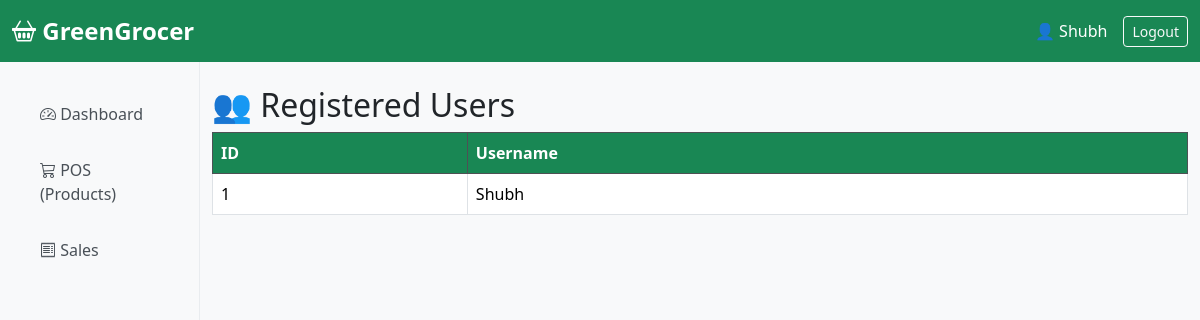
Screenshot of /users (signed in) with the database file from the repository.
### app.py (models this page shows)
class User(db.Model):
    id = db.Column(db.Integer, primary_key=True)
    username = db.Column(db.String(100), unique=True, nullable=False)
    password = db.Column(db.String(100), nullable=False)

### app.py (the view)
@app.route('/users')
def users():
    all_users = User.query.all()
    return render_template('users.html', users=all_users)

### app.py (called while the page is built)
@app.before_request
def require_login():
    allowed = ['login', 'register', 'static']
    if request.endpoint not in allowed and 'logged_in' not in session:
        return redirect(url_for('login'))

### templates/users.html
{% extends "base.html" %}
{% block content %}
<h2>👥 Registered Users</h2>
<table class="table table-bordered">
    <thead class="table-dark">
        <tr>
            <th>ID</th>
            <th>Username</th>
        </tr>
    </thead>
    <tbody>
        {% for u in users %}
        <tr>
            <td>{{ u.id }}</td>
            <td>{{ u.username }}</td>
        </tr>
        {% endfor %}
    </tbody>
</table>
{% endblock %}

### templates/base.html (shortened to what this page needs)
<!DOCTYPE html>
<html lang="en">
<head>
    <link href="https://cdn.jsdelivr.net/npm/bootstrap@5.3.3/dist/css/bootstrap.min.css" rel="stylesheet">
    <link href="https://cdn.jsdelivr.net/npm/bootstrap-icons@1.11.3/font/bootstrap-icons.min.css" rel="stylesheet">
    <link href="/static/css/style.css" rel="stylesheet">
</head>
<body>
<nav class="navbar navbar-expand-lg navbar-dark bg-success sticky-top">
    <div class="container-fluid">
        <a class="navbar-brand" href="{{ url_for('dashboard') }}">
            <i class="bi bi-basket2"></i> GreenGrocer
        </a>
        <div class="d-flex align-items-center">
            {% if session.get('user') %}
                <span class="text-white me-3">
                    👤 {{ session.get('user') }}
                </span>
                <a href="{{ url_for('logout') }}" class="btn btn-outline-light btn-sm">Logout</a>
            {% else %}
                <a href="{{ url_for('login') }}" class="btn btn-light btn-sm me-2">Login</a>
                <a href="{{ url_for('register') }}" class="btn btn-warning btn-sm">Register</a>
            {% endif %}
        </div>
    </div>
</nav>
<div class="container-fluid">
    <div class="row">
        {% if session.get('user') %}
        <div class="col-md-3 col-lg-2 sidebar py-4 bg-light">
            <ul class="nav flex-column">
                <li>
                    <a href="{{ url_for('dashboard') }}"
                       class="nav-link {{ 'active' if request.endpoint == 'dashboard' }}">
                        <i class="bi bi-speedometer2"></i> Dashboard
                    </a>
                </li>
                <li>
                    <a href="{{ url_for('pos') }}"
                       class="nav-link {{ 'active' if request.endpoint == 'pos' }}">
                        <i class="bi bi-cart3"></i> POS (Products)
                    </a>
                </li>
                <li>
                    <a href="{{ url_for('sales') }}"
                       class="nav-link {{ 'active' if request.endpoint == 'sales' }}">
                        <i class="bi bi-receipt"></i> Sales
                    </a>
                </li>
            </ul>
        </div>
        {% endif %}
        <div class="{% if session.get('user') %}col-md-9 col-lg-10{% else %}col-12{% endif %} py-4">
            {% block content %}{% endblock %}
        </div>
    </div>
</div>
</body>
</html>

### static/css/style.css (style rules this page uses)
:root { --green: #198754; }
body { background: #f8f9fa; font-family: 'Segoe UI', system-ui, sans-serif; }
.navbar-brand { font-weight: 700; font-size: 1.5rem; color: white !important; }
.sidebar { background: white; border-right: 1px solid #e9ecef; height: 100vh; position: sticky; top: 0; }
.nav-link { color: #495057; font-weight: 500; padding: 12px 20px; border-radius: 8px; margin: 4px 8px; }
.table th { background: #198754; color: white; font-weight: 600; }

### rows the page displays
User: get "Shubh", id "1", username "Shubh"
